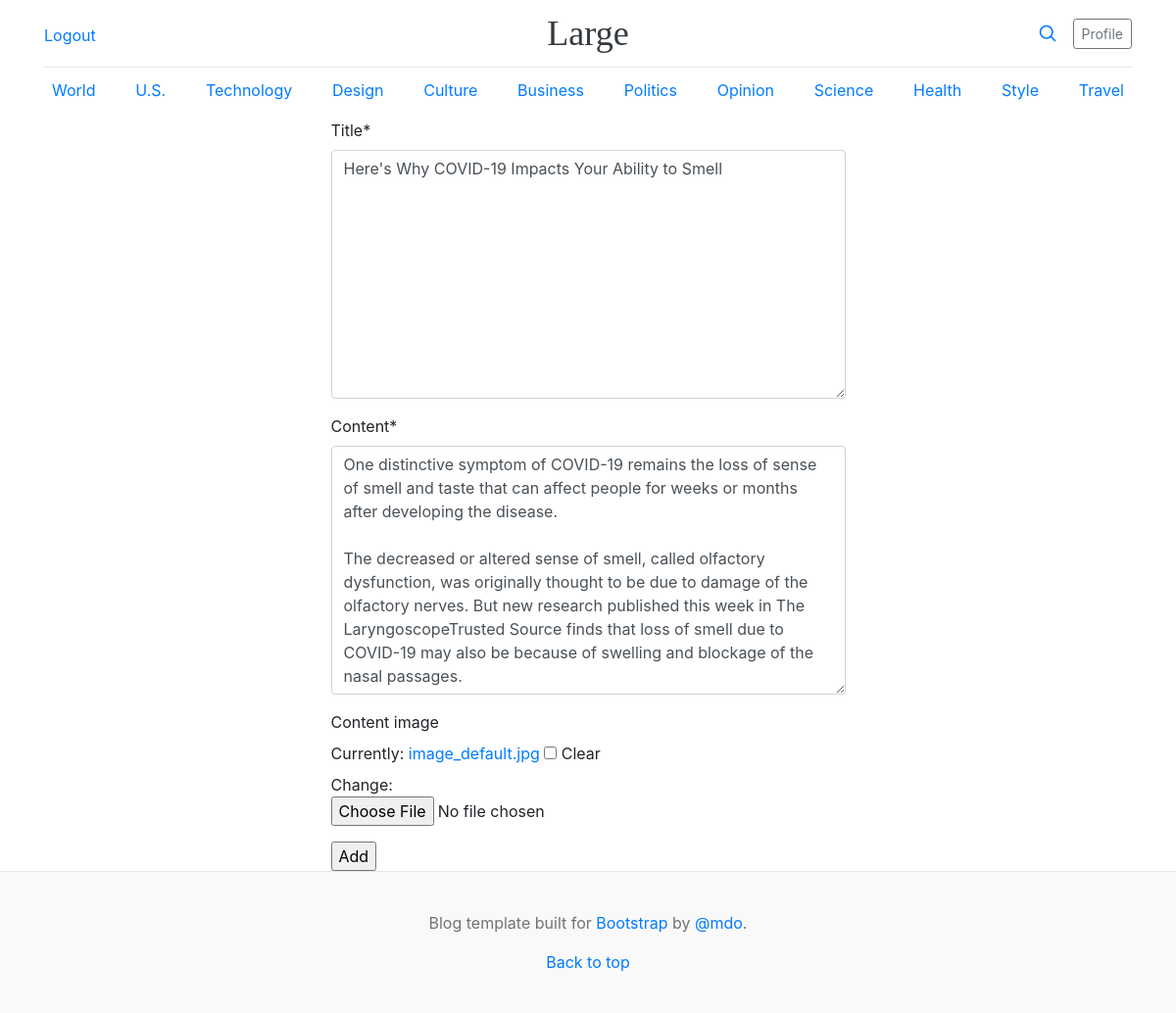
Screenshot of /article/4/update (signed in) with the database file from the repository.
### home/models.py (models this page shows, shortened)
class BlogDetails(models.Model):
    category = models.ForeignKey(Category, on_delete=models.CASCADE)
    title = models.TextField()
    content = models.TextField()
    author = models.ForeignKey(User, on_delete=models.CASCADE)
    published_date = models.DateTimeField(auto_now_add=True)
    content_image = models.ImageField(upload_to='article_img', blank=True)

### users/views.py (the view, shortened to what this page needs)
# urls.py: path('article/<int:pk>/update', views.PostUpdateView.as_view(), name='update-article'),
class PostUpdateView(LoginRequiredMixin, UserPassesTestMixin, UpdateView):
    model = BlogDetails
    template_name = 'users/new_post.html'
    fields = ['title', 'content', 'content_image']
    def test_func(self):
        post = self.get_object()
        if self.request.user == post.author:
            return True
        return False

### templates/users/new_post.html (shortened to what this page needs)
{% extends 'base.html' %}
{% load crispy_forms_tags %}
{% block content %}
<div class="container d-flex align-items-center justify-content-center">
  <div class="col-6">
    <form method="POST" enctype='multipart/form-data'>
      {{ form|crispy }}
      <input type="submit" value="Add">
    </form>
  </div>
</div>
{% endblock %}

### rows the page displays
BlogDetails: title "Here's Why COVID-19 Impacts Your Ability to Smell", content "One distinctive symptom of COVID-19 remains the loss of sense of smell and taste that can affect people for weeks or months after developing the disease. The decreased or altered sense of smell, called olfactory dysfunction, was originally thought to be due to damage of the olfactory nerves. But new research published this week in The LaryngoscopeTrusted Source finds that loss of smell due to COVID-19 may also be because of swelling and blockage of the nasal passages."
